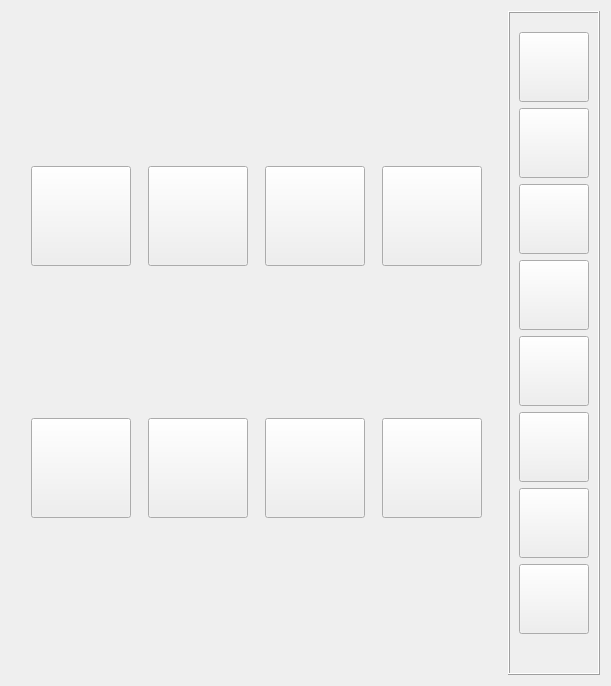
     <widget class="QWidget" name="main">
      <layout class="QHBoxLayout" name="horizontalLayout_4">
       <item>
        <widget class="QStackedWidget" name="acceuilStacked">
         <property name="currentIndex">
          <number>0</number>
         </property>
         <widget class="QWidget" name="yesmode">
          <layout class="QGridLayout" name="gridLayout">
           <item row="0" column="1">
            <widget class="QPushButton" name="IDC_MODE2">
             <property name="minimumSize">
              <size>
               <width>100</width>
               <height>100</height>
              </size>
             </property>
             <property name="maximumSize">
              <size>
               <width>100</width>
               <height>100</height>
              </size>
             </property>
             <property name="font">
              <font>
               <pointsize>15</pointsize>
              </font>
             </property>
             <property name="text">
              <string/>
             </property>
             <property name="icon">
              <iconset resource="resource.qrc">
               <normaloff>:/mode-lieu/img/mode2.png</normaloff>:/mode-lieu/img/mode2.png</iconset>
             </property>
             <property name="iconSize">
              <size>
               <width>90</width>
               <height>90</height>
              </size>
             </property>
            </widget>
           </item>
           <item row="0" column="2">
            <widget class="QPushButton" name="IDC_MODE3">
             <property name="minimumSize">
              <size>
               <width>100</width>
               <height>100</height>
              </size>
             </property>
             <property name="maximumSize">
              <size>
               <width>100</width>
               <height>100</height>
              </size>
             </property>
             <property name="font">
              <font>
               <pointsize>15</pointsize>
              </font>
             </property>
             <property name="text">
              <string/>
             </property>
             <property name="icon">
              <iconset resource="resource.qrc">
               <normaloff>:/mode-lieu/img/mode3.png</normaloff>:/mode-lieu/img/mode3.png</iconset>
             </property>
             <property name="iconSize">
              <size>
               <width>90</width>
               <height>90</height>
              </size>
             </property>
            </widget>
           </item>
           <item row="0" column="0">
            <widget class="QPushButton" name="IDC_MODE1">
             <property name="minimumSize">
              <size>
               <width>100</width>
               <height>100</height>
              </size>
             </property>
             <property name="maximumSize">
              <size>
               <width>100</width>
               <height>100</height>
              </size>
             </property>
             <property name="font">
              <font>
               <pointsize>15</pointsize>
              </font>
             </property>
             <property name="text">
              <string/>
             </property>
             <property name="icon">
              <iconset resource="resource.qrc">
               <normaloff>:/mode-lieu/img/mode1.png</normaloff>:/mode-lieu/img/mode1.png</iconset>
             </property>
             <property name="iconSize">
              <size>
               <width>90</width>
               <height>90</height>
              </size>
             </property>
            </widget>
           </item>
           <item row="1" column="0">
            <widget class="QPushButton" name="IDC_MODE5">
             <property name="minimumSize">
              <size>
               <width>100</width>
               <height>100</height>
              </size>
             </property>
             <property name="maximumSize">
              <size>
               <width>100</width>
               <height>16777215</height>
              </size>
             </property>
             <property name="font">
              <font>
               <pointsize>15</pointsize>
              </font>
             </property>
             <property name="text">
              <string/>
             </property>
             <property name="icon">
              <iconset resource="resource.qrc">
               <normaloff>:/mode-lieu/img/mode5.png</normaloff>:/mode-lieu/img/mode5.png</iconset>
             </property>
             <property name="iconSize">
              <size>
               <width>90</width>
               <height>90</height>
              </size>
             </property>
            </widget>
           </item>
           <item row="1" column="1">
            <widget class="QPushButton" name="IDC_MODE4">
             <property name="minimumSize">
              <size>
               <width>100</width>
               <height>100</height>
              </size>
             </property>
             <property name="maximumSize">
              <size>
               <width>100</width>
               <height>100</height>
              </size>
             </property>
             <property name="font">
              <font>
               <pointsize>15</pointsize>
              </font>
             </property>
             <property name="text">
              <string/>
             </property>
             <property name="icon">
              <iconset resource="resource.qrc">
               <normaloff>:/mode-lieu/img/mode4.png</normaloff>:/mode-lieu/img/mode4.png</iconset>
             </property>
             <property name="iconSize">
              <size>
               <width>90</width>
               <height>90</height>
              </size>
             </property>
            </widget>
           </item>
           <item row="1" column="2">
            <widget class="QPushButton" name="IDC_MODE6">
             <property name="minimumSize">
              <size>
               <width>100</width>
               <height>100</height>
              </size>
             </property>
             <property name="maximumSize">
              <size>
               <width>100</width>
               <height>100</height>
              </size>
             </property>
             <property name="font">
              <font>
               <pointsize>15</pointsize>
              </font>
             </property>
             <property name="text">
              <string/>
             </property>
             <property name="icon">
              <iconset resource="resource.qrc">
               <normaloff>:/mode-lieu/img/mode6.png</normaloff>:/mode-lieu/img/mode6.png</iconset>
             </property>
             <property name="iconSize">
              <size>
               <width>90</width>
               <height>90</height>
              </size>
             </property>
            </widget>
           </item>
           <item row="0" column="5">
            <widget class="QPushButton" name="IDC_LIEU1">
             <property name="minimumSize">
              <size>
               <width>100</width>
               <height>100</height>
              </size>
             </property>
             <property name="maximumSize">
              <size>
               <width>100</width>
               <height>100</height>
              </size>
             </property>
             <property name="font">
              <font>
               <pointsize>15</pointsize>
              </font>
             </property>
             <property name="text">
              <string/>
             </property>
             <property name="icon">
              <iconset resource="resource.qrc">
               <normaloff>:/mode-lieu/img/lieu1.png</normaloff>:/mode-lieu/img/lieu1.png</iconset>
             </property>
             <property name="iconSize">
              <size>
               <width>90</width>
               <height>90</height>
              </size>
             </property>
            </widget>
           </item>
           <item row="1" column="5">
            <widget class="QPushButton" name="IDC_LIEU2">
             <property name="minimumSize">
              <size>
               <width>100</width>
               <height>100</height>
              </size>
             </property>
             <property name="maximumSize">
              <size>
               <width>100</width>
               <height>100</height>
              </size>
             </property>
             <property name="font">
              <font>
               <pointsize>15</pointsize>
              </font>
             </property>
             <property name="text">
              <string/>
             </property>
             <property name="icon">
              <iconset resource="resource.qrc">
               <normaloff>:/mode-lieu/img/lieu2.png</normaloff>:/mode-lieu/img/lieu2.png</iconset>
             </property>
             <property name="iconSize">
              <size>
               <width>90</width>
               <height>90</height>
              </size>
             </property>
            </widget>
           </item>
          </layout>
         </widget>
         <widget class="QWidget" name="nomode">
          <layout class="QVBoxLayout" name="verticalLayout_5">
           <item>
            <widget class="QLabel" name="IDC_INDCNOLIEUMODE">
             <property name="font">
              <font>
               <pointsize>18</pointsize>
               <bold>true</bold>
              </font>
             </property>
             <property name="text">
              <string>Il n'y a aucun mode ou lieu de paramétrer</string>
             </property>
             <property name="alignment">
              <set>Qt::AlignmentFlag::AlignCenter</set>
             </property>
            </widget>
           </item>
          </layout>
         </widget>
        </widget>
       </item>
       <item>
        <widget class="QFrame" name="TASKBARMAIN">
         <property name="styleSheet">
          <string notr="true"/>
         </property>
         <property name="frameShape">
          <enum>QFrame::Shape::Box</enum>
         </property>
         <property name="frameShadow">
          <enum>QFrame::Shadow::Raised</enum>
         </property>
         <layout class="QVBoxLayout" name="verticalLayout_4">
          <item>
           <widget class="QPushButton" name="IDC_ARRERAAPP">
            <property name="minimumSize">
             <size>
              <width>70</width>
              <height>70</height>
             </size>
            </property>
            <property name="maximumSize">
             <size>
              <width>50</width>
              <height>50</height>
             </size>
            </property>
            <property name="text">
             <string/>
            </property>
            <property name="icon">
             <iconset resource="resource.qrc">
              <normaloff>:/icon/img/arrera-application.png</normaloff>:/icon/img/arrera-application.png</iconset>
            </property>
            <property name="iconSize">
             <size>
              <width>70</width>
              <height>70</height>
             </size>
            </property>
            <property name="checkable">
             <bool>false</bool>
            </property>
           </widget>
          </item>
          <item>
           <widget class="QPushButton" name="IDC_APPBUREAU">
            <property name="minimumSize">
             <size>
              <width>70</width>
              <height>70</height>
             </size>
            </property>
            <property name="maximumSize">
             <size>
              <width>50</width>
              <height>50</height>
             </size>
            </property>
            <property name="text">
             <string/>
            </property>
            <property name="icon">
             <iconset resource="resource.qrc">
              <normaloff>:/icon/img/application.png</normaloff>:/icon/img/application.png</iconset>
            </property>
            <property name="iconSize">
             <size>
              <width>65</width>
              <height>65</height>
             </size>
            </property>
           </widget>
          </item>
          <item>
           <widget class="QPushButton" name="IDC_ARRERAPOSTITE">
            <property name="minimumSize">
             <size>
              <width>70</width>
              <height>70</height>
             </size>
            </property>
            <property name="maximumSize">
             <size>
              <width>50</width>
              <height>50</height>
             </size>
            </property>
            <property name="text">
             <string/>
            </property>
            <property name="icon">
             <iconset resource="resource.qrc">
              <normaloff>:/icon/img/arrera-postite.png</normaloff>:/icon/img/arrera-postite.png</iconset>
            </property>
            <property name="iconSize">
             <size>
              <width>70</width>
              <height>70</height>
             </size>
            </property>
           </widget>
          </item>
          <item>
           <widget class="QPushButton" name="IDC_SIX">
            <property name="minimumSize">
             <size>
              <width>70</width>
              <height>70</height>
             </size>
            </property>
            <property name="maximumSize">
             <size>
              <width>50</width>
              <height>50</height>
             </size>
            </property>
            <property name="text">
             <string/>
            </property>
            <property name="icon">
             <iconset resource="resource.qrc">
              <normaloff>:/assistant/img/logo-six.png</normaloff>:/assistant/img/logo-six.png</iconset>
            </property>
            <property name="iconSize">
             <size>
              <width>70</width>
              <height>70</height>
             </size>
            </property>
            <property name="default">
             <bool>false</bool>
            </property>
            <property name="flat">
             <bool>false</bool>
            </property>
           </widget>
          </item>
          <item>
           <widget class="QPushButton" name="IDC_COPILOTE">
            <property name="minimumSize">
             <size>
              <width>70</width>
              <height>70</height>
             </size>
            </property>
            <property name="maximumSize">
             <size>
              <width>50</width>
              <height>50</height>
             </size>
            </property>
            <property name="text">
             <string/>
            </property>
            <property name="icon">
             <iconset resource="resource.qrc">
              <normaloff>:/assistant/img/copilote.png</normaloff>:/assistant/img/copilote.png</iconset>
            </property>
            <property name="iconSize">
             <size>
              <width>70</width>
              <height>70</height>
             </size>
            </property>
           </widget>
          </item>
          <item>
           <widget class="QPushButton" name="IDC_RYLEY">
            <property name="minimumSize">
             <size>
              <width>70</width>
              <height>70</height>
             </size>
            </property>
            <property name="maximumSize">
             <size>
              <width>50</width>
              <height>50</height>
             </size>
            </property>
            <property name="text">
             <string/>
            </property>
            <property name="icon">
             <iconset resource="resource.qrc">
              <normaloff>:/assistant/img/Ryley.png</normaloff>:/assistant/img/Ryley.png</iconset>
            </property>
            <property name="iconSize">
             <size>
              <width>70</width>
              <height>70</height>
             </size>
            </property>
           </widget>
          </item>
          <item>
           <widget class="QPushButton" name="IDC_TIGER">
            <property name="minimumSize">
             <size>
              <width>70</width>
              <height>70</height>
             </size>
            </property>
            <property name="maximumSize">
             <size>
              <width>50</width>
              <height>50</height>
             </size>
            </property>
            <property name="text">
             <string/>
            </property>
            <property name="icon">
             <iconset resource="resource.qrc">
              <normaloff>:/icon/img/arrera-tiger.png</normaloff>:/icon/img/arrera-tiger.png</iconset>
            </property>
            <property name="iconSize">
             <size>
              <width>70</width>
              <height>70</height>
             </size>
            </property>
           </widget>
          </item>
          <item>
           <widget class="QPushButton" name="IDC_PARA">
            <property name="minimumSize">
             <size>
              <width>70</width>
              <height>70</height>
             </size>
            </property>
            <property name="maximumSize">
             <size>
              <width>50</width>
              <height>50</height>
             </size>
            </property>
            <property name="text">
             <string/>
            </property>
            <property name="icon">
             <iconset resource="resource.qrc">
              <normaloff>:/icon/img/setting.png</normaloff>:/icon/img/setting.png</iconset>
            </property>
            <property name="iconSize">
             <size>
              <width>70</width>
              <height>70</height>
             </size>
            </property>
           </widget>
          </item>
          <item>
           <spacer name="verticalSpacer_7">
            <property name="orientation">
             <enum>Qt::Orientation::Vertical</enum>
            </property>
            <property name="sizeHint" stdset="0">
             <size>
              <width>20</width>
              <height>40</height>
             </size>
            </property>
           </spacer>
          </item>
         </layout>
        </widget>
       </item>
      </layout>
     </widget>
